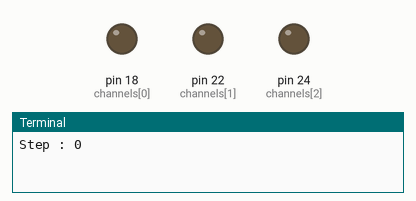
Recording of a program running on a simulated Raspberry Pi (header pin numbers). Parts: output pins drawn as LEDs (lit = HIGH), the last lines printed to the terminal. At 10.0 s the program stops and its outputs stay as they are.

Above: at 0.5 s.
At 3.5 s:
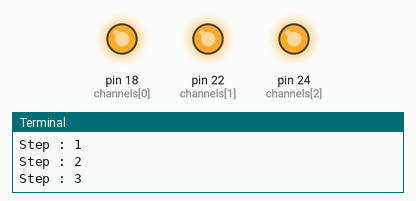
Timing chart, 0 to 4.6 s (numbered marks = the images above):
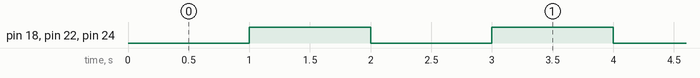

The program:

pyGpio.py
```python
import RPi.GPIO as GPIO
import time

GPIO.setmode(GPIO.BOARD)

channels = [18,22,24]

GPIO.setup(channels, GPIO.OUT)

val = 0
for x in range(0,10):
    print "Step :", x
    GPIO.output(channels, val)
    time.sleep(1)
    val = (val + 1) % 2


GPIO.cleanup()
```

Measured:
- by itself, pin 18 (channels[0]), pin 22 (channels[1]), pin 24 (channels[2]): alternates HIGH for 1.0 s and LOW for 1.0 s
